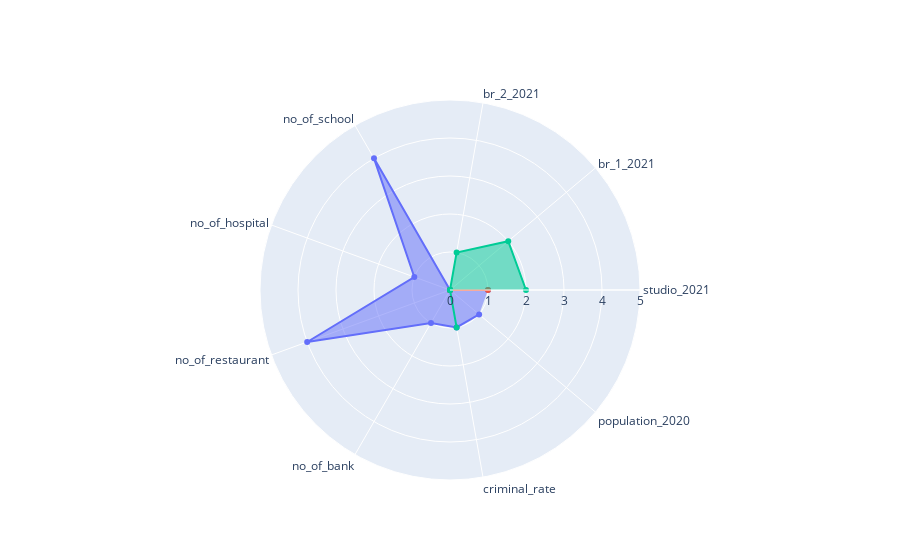

The notebook cell saved with this chart:
### Code cell
#categories = ['latitude', 'longitude', 'studio_2021', 'br_1_2021', 'br_2_2021', 'no_of_school', 'no_of_hospital', 'no_of_restaurant', 'no_of_bank', 'criminal_rate', 'population_2020']
categories = ['studio_2021', 'br_1_2021', 'br_2_2021', 'no_of_school', 'no_of_hospital', 'no_of_restaurant', 'no_of_bank', 'criminal_rate', 'population_2020']
#categories = ['br_1_2021', 'br_2_2021', 'no_of_school', 'no_of_hospital', 'no_of_restaurant', 'no_of_bank', 'criminal_rate', 'population_2020']


fig = go.Figure()
    
for i in set(df_kmean['cluster']):
    r = []
    #r.append(get_radar_value_by_std(df_kmean[df_kmean['cluster'] == i]['latitude'].mean(), df_neighborhood['latitude'].mean()))
    #r.append(get_radar_value_by_std(df_kmean[df_kmean['cluster'] == i]['longitude'].mean(), df_neighborhood['longitude'].mean()))

    # r.append(get_radar_value_by_std(df_kmean[df_kmean['cluster'] == i]['studio_2021'].mean(), df_neighborhood['studio_2021'].mean()))
    # r.append(get_radar_value_by_std(df_kmean[df_kmean['cluster'] == i]['br_1_2021'].mean(), df_neighborhood['br_1_2021'].mean()))
    # r.append(get_radar_value_by_std(df_kmean[df_kmean['cluster'] == i]['br_2_2021'].mean(), df_neighborhood['br_2_2021'].mean()))
    # r.append(get_radar_value_by_std(df_kmean[df_kmean['cluster'] == i]['no_of_school'].mean(), df_neighborhood['no_of_school'].mean()))
    # r.append(get_radar_value_by_std(df_kmean[df_kmean['cluster'] == i]['no_of_hospital'].mean(), df_neighborhood['no_of_hospital'].mean()))
    # r.append(get_radar_value_by_std(df_kmean[df_kmean['cluster'] == i]['no_of_restaurant'].mean(), df_neighborhood['no_of_restaurant'].mean()))
    # r.append(get_radar_value_by_std(df_kmean[df_kmean['cluster'] == i]['no_of_bank'].mean(), df_neighborhood['no_of_bank'].mean()))
    # r.append(get_radar_value_by_std(df_kmean[df_kmean['cluster'] == i]['criminal_rate'].mean(), df_neighborhood['criminal_rate'].mean()))
    # r.append(get_radar_value_by_std(df_kmean[df_kmean['cluster'] == i]['population_2020'].mean(), df_neighborhood['population_2020'].mean()))

    r.append(get_radar_value_by_rescale(df_kmean[df_kmean['cluster'] == i]['studio_2021'].mean(), df_neighborhood['studio_2021'].min(), df_neighborhood['studio_2021'].max()))
    r.append(get_radar_value_by_rescale(df_kmean[df_kmean['cluster'] == i]['br_1_2021'].mean(), df_neighborhood['br_1_2021'].mean(), df_neighborhood['br_1_2021'].max()))
    r.append(get_radar_value_by_rescale(df_kmean[df_kmean['cluster'] == i]['br_2_2021'].mean(), df_neighborhood['br_2_2021'].mean(), df_neighborhood['br_2_2021'].max()))
    r.append(get_radar_value_by_rescale(df_kmean[df_kmean['cluster'] == i]['no_of_school'].mean(), df_neighborhood['no_of_school'].mean(), df_neighborhood['no_of_school'].max()))
    r.append(get_radar_value_by_rescale(df_kmean[df_kmean['cluster'] == i]['no_of_hospital'].mean(), df_neighborhood['no_of_hospital'].mean(), df_neighborhood['no_of_hospital'].max()))
    r.append(get_radar_value_by_rescale(df_kmean[df_kmean['cluster'] == i]['no_of_restaurant'].mean(), df_neighborhood['no_of_restaurant'].mean(), df_neighborhood['no_of_restaurant'].max()))
    r.append(get_radar_value_by_rescale(df_kmean[df_kmean['cluster'] == i]['no_of_bank'].mean(), df_neighborhood['no_of_bank'].mean(), df_neighborhood['no_of_bank'].max()))
    r.append(get_radar_value_by_rescale(df_kmean[df_kmean['cluster'] == i]['criminal_rate'].mean(), df_neighborhood['criminal_rate'].mean(), df_neighborhood['criminal_rate'].max()))
    r.append(get_radar_value_by_rescale(df_kmean[df_kmean['cluster'] == i]['population_2020'].mean(), df_neighborhood['population_2020'].mean(), df_neighborhood['population_2020'].max()))


    
    
    fig.add_trace(go.Scatterpolar(
          r=r,
          theta=categories,
          fill='toself',
          name='Cluster'+str(i)
    ))

fig.update_layout(
  polar=dict(
    radialaxis=dict(
      visible=True,
      range=[0, 5]
    )),
  showlegend=False
)

fig.show()

### Figure 1 — Plotly figure (JSON) as saved in the notebook; plotly's stock layout.template omitted (floating-point values rounded to 4 significant figures)
{"data": [{"fill": "toself", "name": "Cluster0", "r": [1, 0, 0, 4, 1, 4, 1, 1, 1], "theta": ["studio_2021", "br_1_2021", "br_2_2021", "no_of_school", "no_of_hospital", "no_of_restaurant", "no_of_bank", "criminal_rate", "population_2020"], "type": "scatterpolar"}, {"fill": "toself", "name": "Cluster1", "r": [1, -1, 0, -1, 0, -1, 0, -1, 0], "theta": ["studio_2021", "br_1_2021", "br_2_2021", "no_of_school", "no_of_hospital", "no_of_restaurant", "no_of_bank", "criminal_rate", "population_2020"], "type": "scatterpolar"}, {"fill": "toself", "name": "Cluster2", "r": [2, 2, 1, -1, 0, -3, 0, 1, 0], "theta": ["studio_2021", "br_1_2021", "br_2_2021", "no_of_school", "no_of_hospital", "no_of_restaurant", "no_of_bank", "criminal_rate", "population_2020"], "type": "scatterpolar"}], "layout": {"autosize": true, "polar": {"angularaxis": {"type": "category"}, "radialaxis": {"autorange": false, "range": [0, 5], "type": "linear", "visible": true}}, "showlegend": false}}
